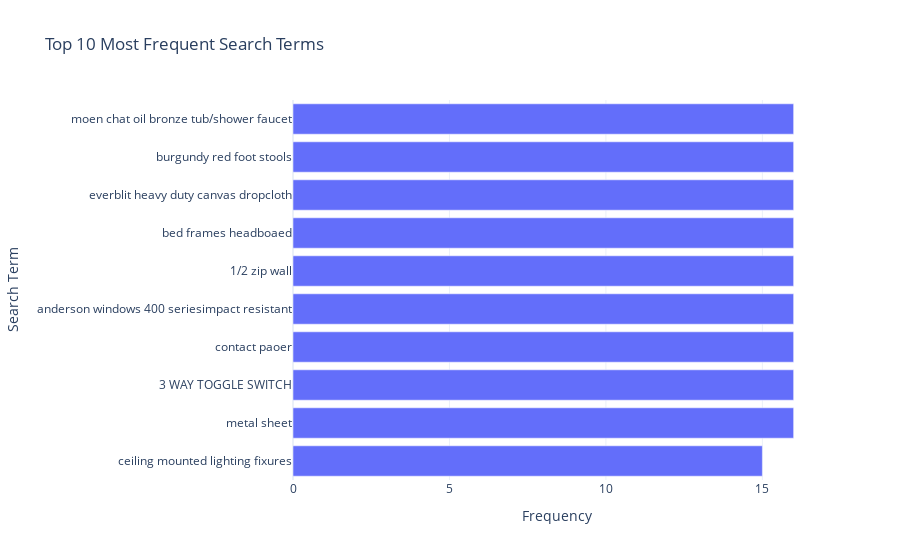

Notebook cell for this chart:
### Markdown cell above
#### EDA Top Most Frequent Search Terms

### Code cell
#Top 10 most frequent search terms
top_terms = query_df['search_term'].value_counts().head(10).reset_index()
top_terms.columns = ['search_term', 'count']


fig = px.bar(
    top_terms.sort_values('count', ascending=False),
    x='count',
    y='search_term',
    orientation='h',
    title='Top 10 Most Frequent Search Terms',
    labels={'count': 'Frequency', 'search_term': 'Search Term'},
    template='plotly_white'
)

fig.update_layout(yaxis=dict(autorange='reversed'))  # Highest freq at top
fig.show()

### Figure 1 — Plotly figure (JSON) as saved in the notebook; plotly's stock layout.template omitted (floating-point values rounded to 4 significant figures)
{"data": [{"hovertemplate": "Frequency=%{x}<br>Search Term=%{y}<extra></extra>", "legendgroup": "", "marker": {"color": "#636efa", "pattern": {"shape": ""}}, "name": "", "orientation": "h", "showlegend": false, "textposition": "auto", "type": "bar", "x": [16, 16, 16, 16, 16, 16, 16, 16, 16, 15], "xaxis": "x", "y": ["moen chat oil bronze tub/shower faucet", "burgundy red foot stools", "everblit heavy duty canvas dropcloth", "bed frames headboaed", "1/2 zip wall", "anderson windows 400 seriesimpact resistant", "contact paoer", "3 WAY TOGGLE SWITCH", "metal sheet", "ceiling mounted lighting fixures"], "yaxis": "y"}], "layout": {"barmode": "relative", "legend": {"tracegroupgap": 0}, "title": {"text": "Top 10 Most Frequent Search Terms"}, "xaxis": {"anchor": "y", "domain": [0, 1], "title": {"text": "Frequency"}}, "yaxis": {"anchor": "x", "autorange": "reversed", "domain": [0, 1], "title": {"text": "Search Term"}}}}
